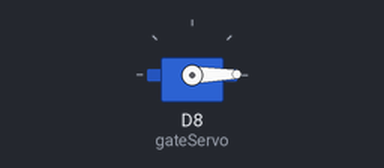
The sketch below on a simulated ESP8266 (NodeMCU). Shown: servo.

Above: at 0.05 s.
At 5.3 s:
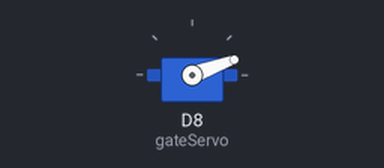
At 6.35 s:
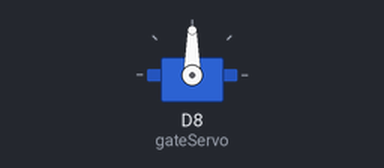
At 12.7 s:
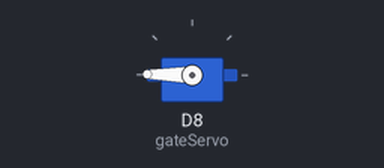
Timing chart, 0 to 16.5 s (numbered marks = the images above):
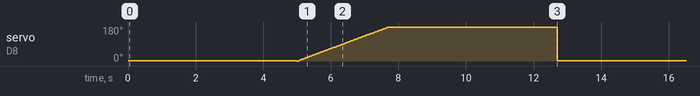

The sketch:

servo.ino
```cpp
#include <Servo.h>
//#define pos D1
Servo gateServo;

int pos = 0;

void setup() {
    gateServo.attach(D8);
}

void loop() {
    openGate();
    delay(5000);
    closeGate();
    delay(5000);
}
void openGate(){
  for(pos=179; pos>=1; pos-=1){
    gateServo.write(pos);
  }
}
void closeGate(){
  for(pos=0; pos<180; pos+=1){
    gateServo.write(pos);
    delay(15);
  }
}
```
